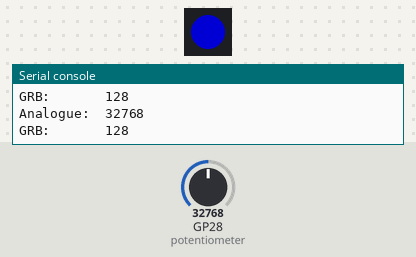
The program below on a simulated Raspberry Pi Pico running MicroPython. On the bench: 1 RGB LEDs in strip order, left to right, the last lines printed to the serial console. The test bench sets the inputs (shaded band); at power-on: GP28 (potentiometer) = 32768 (analog values on the 0–65535 scale). Dim RGB values are drawn brighter than linear.

Above: at 1.2 s.
1.3 s: GP28 (potentiometer) set to 160
At 2.0 s:
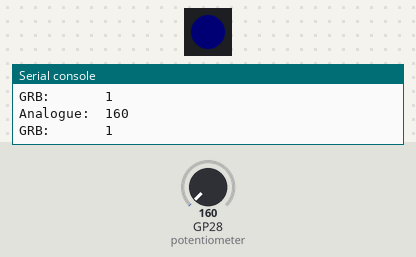
2.8 s: GP28 (potentiometer) set to 112
At 3.5 s:
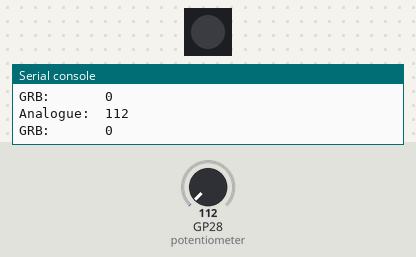
4.3 s: GP28 (potentiometer) set to 7864
At 4.9 s:
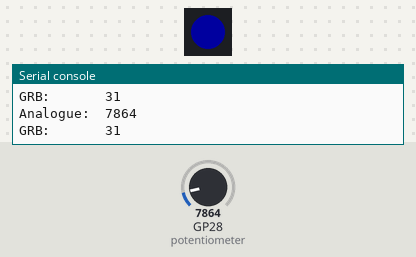
5.8 s: GP28 (potentiometer) set to 0
At 6.4 s:
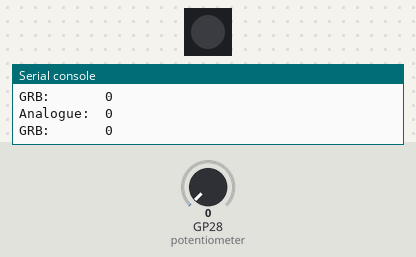
Timing chart, 0 to 8.3 s (numbered marks = the images above; inputs shaded):
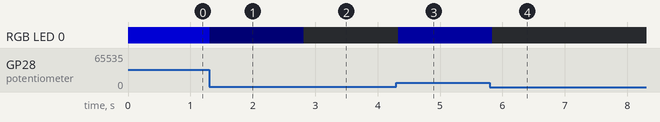

Measured:
- the behaviour switches between 144 and 128 on GP28 (potentiometer) (found by bisection; images 1 and 2)
- after the input at 1.3 s, RGB LED 0: RGB(0, 0, 128) → RGB(0, 0, 1) at once
- after the input at 2.8 s, RGB LED 0: RGB(0, 0, 1) → off at once
- after the input at 4.3 s, RGB LED 0: off → RGB(0, 0, 31) at once
- after the input at 5.8 s, RGB LED 0: RGB(0, 0, 31) → off at once

The program:

day-7-slider-fader.py
```python
# Imports
import time
from machine import Pin, ADC
from neopixel import NeoPixel

# Set up the slider on ADC pin 28
potentiometer = ADC(Pin(28))

# Define the LED pin number (2) and number of LEDs (1)
GRBled = NeoPixel(Pin(2), 1)

# Create a variable for our analogue reading
analoguereading = 0

# Create a variable for our converted GRB value
GRBvalue = 0

while True:

    # Read the potentiometer value
    analoguereading = potentiometer.read_u16()

    # Take the analogue range (65535), divide it by the GRB range (255)
    # Then take the analogue reading and multiply it by that number
    # Round the number as our RGB code does not want floats (decimal places)
    GRBvalue = round(analoguereading * (255 / 65535))

    # Print the values, with text to indicate which is which
    print("Analogue: ",analoguereading) # original analogue value
    print("GRB:      ",GRBvalue) # converted RGB value

    # Light the LED with the converted BRG value
    GRBled.fill((0,0,GRBvalue))
    GRBled.write()

    time.sleep(0.1)
```
